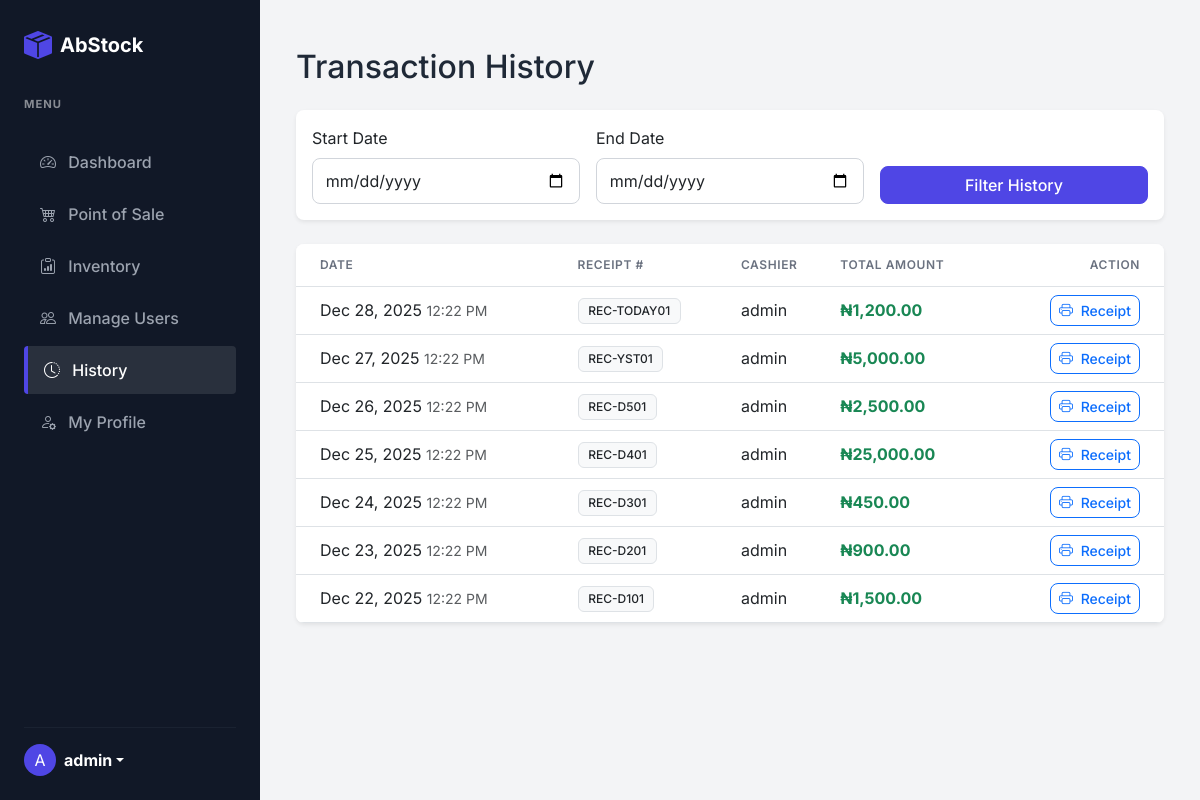
Screenshot of /history (signed in) with the database file from the repository.
### tables this page shows
CREATE TABLE sales (
    id INT AUTO_INCREMENT PRIMARY KEY,
    user_id INT,
    receipt_number VARCHAR(50) NOT NULL UNIQUE,
    total_amount DECIMAL(10,2) NOT NULL,
    sale_date DATETIME DEFAULT CURRENT_TIMESTAMP,
    FOREIGN KEY (user_id) REFERENCES users(id) ON DELETE SET NULL
);

CREATE TABLE users (
    id INT AUTO_INCREMENT PRIMARY KEY,
    username VARCHAR(50) NOT NULL UNIQUE,
    password VARCHAR(255) NOT NULL,
    role ENUM('admin', 'staff') NOT NULL DEFAULT 'staff'
);

### config/app.php (called while the page is built, shortened)
<?php
function url($path = '') {
    return APP_URL . '/' . ltrim($path, '/');
}
?>

### views/history.php (the view, shortened to what this page needs)
<?php include 'includes/header.php'; ?>
<?php include 'includes/sidebar.php'; ?>
<?php require_once 'config/db.php'; ?>
<div class="container-fluid">
    <h2 class="mt-4 mb-4">Transaction History</h2>
    <div class="card mb-4 shadow-sm">
        <div class="card-body">
            <form action="<?= url('history') ?>" method="GET" class="row g-3 align-items-end">
                <div class="col-md-4">
                    <label class="form-label">Start Date</label>
                    <input type="date" name="start" class="form-control" value="<?php echo $_GET['start'] ?? ''; ?>">
                </div>
                <div class="col-md-4">
                    <label class="form-label">End Date</label>
                    <input type="date" name="end" class="form-control" value="<?php echo $_GET['end'] ?? ''; ?>">
                </div>
                <div class="col-md-4">
                    <button type="submit" class="btn btn-primary w-100">Filter History</button>
                </div>
            </form>
        </div>
    </div>
    <div class="card table-card shadow-sm">
        <div class="card-body p-0">
            <table class="table table-hover align-middle mb-0">
                <thead class="bg-light">
                    <tr>
                        <th class="ps-4">Date</th>
                        <th>Receipt #</th>
                        <th>Cashier</th>
                        <th>Total Amount</th>
                        <th class="text-end pe-4">Action</th>
                    </tr>
                </thead>
                <tbody>
                    <?php
                    $sql = "SELECT s.*, u.username as cashier_name
                            FROM sales s
                            JOIN users u ON s.user_id = u.id";
                    $params = [];
                    $sql .= " ORDER BY s.sale_date DESC";
                    $stmt = $pdo->prepare($sql);
                    $stmt->execute($params);
                    if ($stmt->rowCount() > 0):
                        while ($row = $stmt->fetch()):
                    ?>
                        <tr>
                            <td class="ps-4"><?php echo date('M d, Y', strtotime($row['sale_date'])); ?> <small class="text-muted"><?php echo date('h:i A', strtotime($row['sale_date'])); ?></small></td>
                            <td><span class="badge bg-light text-dark border"><?php echo htmlspecialchars($row['receipt_number']); ?></span></td>
                            <td><?php echo htmlspecialchars($row['cashier_name']); ?></td>
                            <td class="fw-bold text-success">₦<?php echo number_format($row['total_amount'], 2); ?></td>
                            <td class="text-end pe-4">
                                <a href="<?= url('receipt?id=' . $row['id']) ?>" class="btn btn-sm btn-outline-primary" target="_blank">
                                    <i class="bi bi-printer me-1"></i> Receipt
                                </a>
                            </td>
                        </tr>
                    <?php
                        endwhile;
                    endif; ?>
                </tbody>
            </table>
        </div>
    </div>
</div>
<?php include 'includes/footer.php'; ?>

### assets/css/style.css (style rules this page uses)
:root { --primary-color: #4f46e5; --primary-hover: #4338ca; --bg-light: #f3f4f6; --sidebar-bg: #111827; --sidebar-width: 260px; --card-shadow: 0 4px 6px -1px rgba(0, 0, 0, 0.1), 0 2px 4px -1px rgba(0, 0, 0, 0.06); --border-radius: 0.5rem; }
body { font-family: "Inter", sans-serif; background-color: var(--bg-light); color: #1f2937; }
.card { border: none; border-radius: var(--border-radius); box-shadow: var(--card-shadow); background-color: #ffffff; transition: transform 0.2s, box-shadow 0.2s; }
.table-card { overflow: hidden; }
.btn { border-radius: var(--border-radius); font-weight: 500; transition: all 0.2s ease-in-out; }
.btn-primary { background-color: var(--primary-color); border-color: var(--primary-color); }
.form-control, .form-select { border-radius: var(--border-radius); padding: 0.6rem 0.8rem; border-color: #d1d5db; }
.table thead { background-color: #f9fafb; }
.table thead th { font-weight: 600; text-transform: uppercase; font-size: 0.75rem; letter-spacing: 0.05em; color: #6b7280; padding-top: 12px; padding-bottom: 12px; }
.badge { font-weight: 500; padding: 0.5em 0.8em; }

### rows the page displays
sales: sale_date "Dec 28, 2025", sale_date "12:22 PM", receipt_number "REC-TODAY01", user.username "admin", total_amount "1,200.00"
sales: sale_date "Dec 27, 2025", sale_date "12:22 PM", receipt_number "REC-YST01", user.username "admin", total_amount "5,000.00"
sales: sale_date "Dec 26, 2025", sale_date "12:22 PM", receipt_number "REC-D501", user.username "admin", total_amount "2,500.00"
sales: sale_date "Dec 25, 2025", sale_date "12:22 PM", receipt_number "REC-D401", user.username "admin", total_amount "25,000.00"
sales: sale_date "Dec 24, 2025", sale_date "12:22 PM", receipt_number "REC-D301", user.username "admin", total_amount "450.00"
sales: sale_date "Dec 23, 2025", sale_date "12:22 PM", receipt_number "REC-D201", user.username "admin", total_amount "900.00"
sales: sale_date "Dec 22, 2025", sale_date "12:22 PM", receipt_number "REC-D101", user.username "admin", total_amount "1,500.00"

### other values shown
substr($_SESSION['username'], 0, 1) "A"
$_SESSION['username'] "admin"
